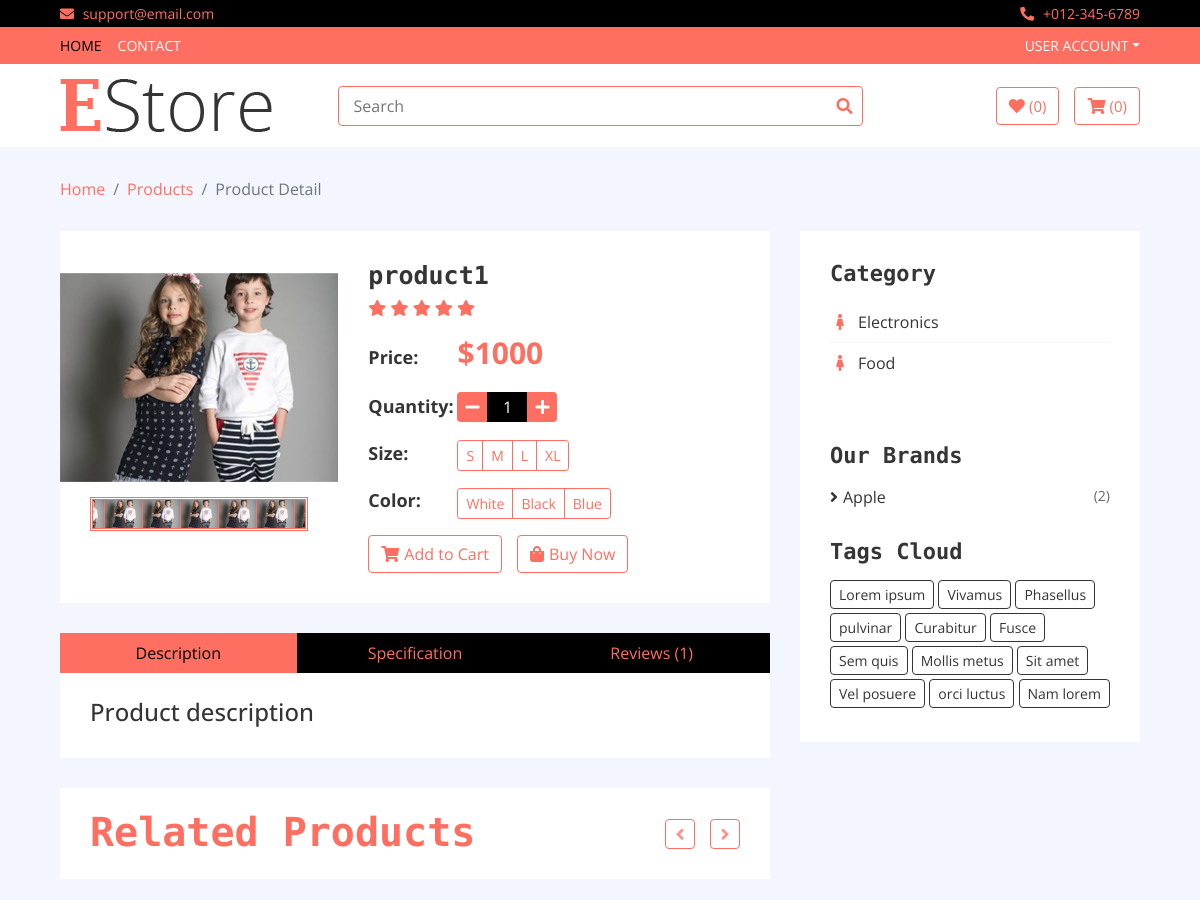
The page /detail/product1 (upper part) on the database as committed earlier.
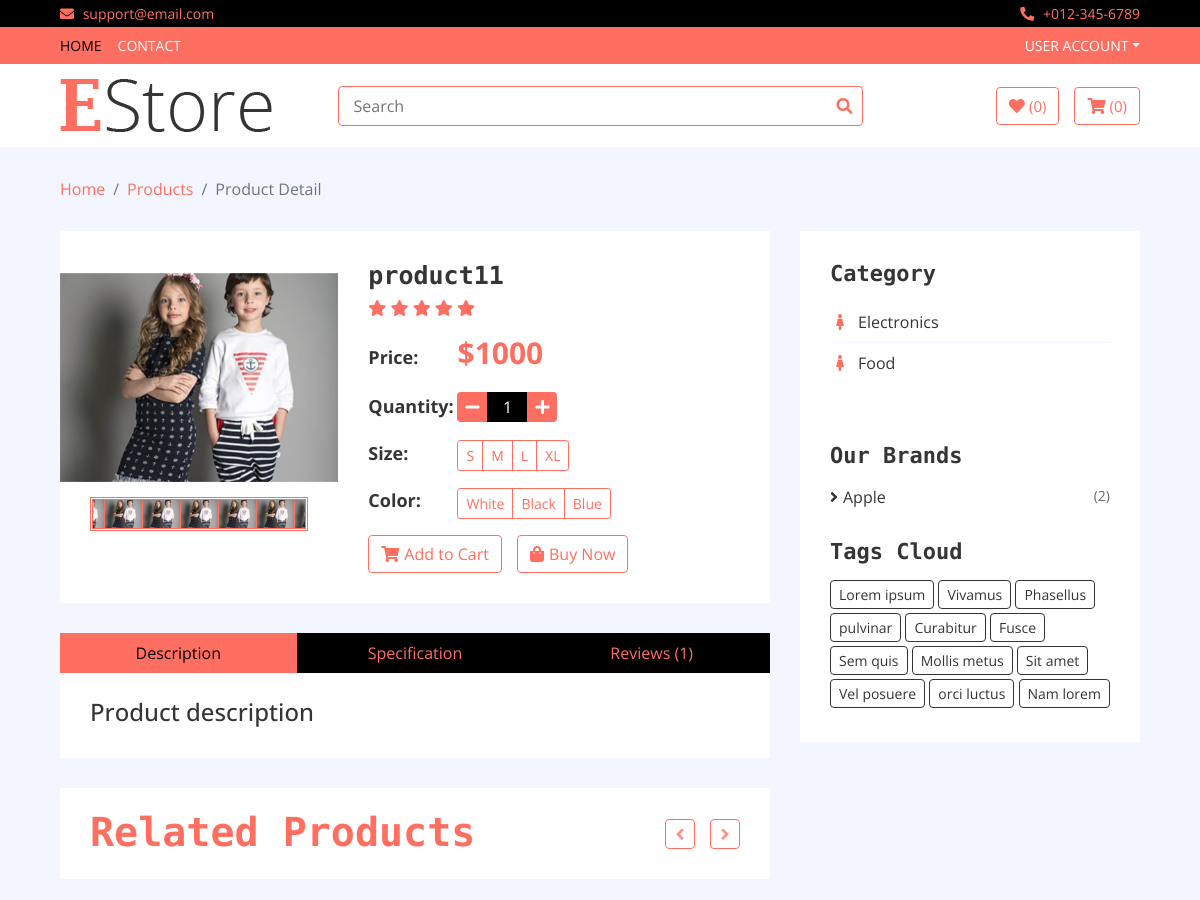
The same page on the database as committed later.
### home/models.py (models this page shows, shortened)
class Product(models.Model):
	name = models.CharField(max_length = 400)
	slug = models.CharField(max_length = 500)
	image = models.ImageField(upload_to = 'media')
	price = models.IntegerField()
	discounted_price = models.IntegerField(default =0)
	category = models.ForeignKey(Category,on_delete= models.CASCADE)
	subcategory = models.ForeignKey(SubCategory,on_delete = models.CASCADE)
	brand = models.ForeignKey(Brand,on_delete = models.CASCADE,blank = True)
	stock = models.CharField(choices = STOCK,max_length = 20)
	labels = models.CharField(choices = LABELS,blank = True,max_length = 20)
	description = RichTextField(blank = True)
	specification = RichTextField(blank = True)

### home/views.py (the view)
# urls.py: path('detail/<slug>', DetailView.as_view(), name='detail'),
class DetailView(Base):
	def get(self,request,slug):
		self.context
		self.context['sales'] = Product.objects.filter(labels = 'sale')
		self.context['products'] = Product.objects.filter(slug = slug)
		ids = Product.objects.get(slug =slug).subcategory_id
		self.context['subcat_products'] = Product.objects.filter(subcategory_id = ids)
		self.context['review_product'] = ProductReview.objects.filter(slug = slug)
		return render(request,'product-detail.html',self.context)

### templates/product-detail.html (shortened to what the changed rows need)
{% extends 'base.html' %}
{% load static %}
{% block content %}
        <div class="product-detail">
            <div class="container-fluid">
                <div class="row">
                    {% for product in products %}
                    <div class="col-lg-8">
                        <div class="product-detail-top">
                            <div class="row align-items-center">
                                <div class="col-md-5">
                                    <div class="product-slider-single normal-slider">
                                        <img src="{{product.image.url}}" alt="Product Image">
                                    </div>
                                    <div class="product-slider-single-nav normal-slider">
                                        <div class="slider-nav-img"><img src="{{product.image.url}}" alt="Product Image"></div>
                                        <div class="slider-nav-img"><img src="{{product.image.url}}" alt="Product Image"></div>
                                        <div class="slider-nav-img"><img src="{{product.image.url}}" alt="Product Image"></div>
                                        <div class="slider-nav-img"><img src="{{product.image.url}}" alt="Product Image"></div>
                                        <div class="slider-nav-img"><img src="{{product.image.url}}" alt="Product Image"></div>
                                        <div class="slider-nav-img"><img src="{{product.image.url}}" alt="Product Image"></div>
                                    </div>
                                </div>
                                <div class="col-md-7">
                                    <div class="product-content">
                                        <div class="title"><h2>{{product.name}}</h2></div>
                                        <div class="ratting">
                                            <i class="fa fa-star"></i>
                                            <i class="fa fa-star"></i>
                                            <i class="fa fa-star"></i>
                                            <i class="fa fa-star"></i>
                                            <i class="fa fa-star"></i>
                                        </div>
                                        <div class="price">
                                            <h4>Price:</h4>
                                            {% if product.discounted_price > 0 %}
                                            <p>${{product.discounted_price}} <span>${{product.price}}</span></p>
                                            {% else %}
                                            <p>${{product.price}}</p>
                                            {% endif %}
                                        </div>
                                        <div class="quantity">
                                            <h4>Quantity:</h4>
                                            <div class="qty">
                                                <button class="btn-minus"><i class="fa fa-minus"></i></button>
                                                <input type="text" value="1">
                                                <button class="btn-plus"><i class="fa fa-plus"></i></button>
                                            </div>
                                        </div>
                                        <div class="p-size">
                                            <h4>Size:</h4>
                                            <div class="btn-group btn-group-sm">
                                                <button type="button" class="btn">S</button>
                                                <button type="button" class="btn">M</button>
                                                <button type="button" class="btn">L</button>
                                                <button type="button" class="btn">XL</button>
                                            </div>
                                        </div>
                                        <div class="p-color">
                                            <h4>Color:</h4>
                                            <div class="btn-group btn-group-sm">
                                                <button type="button" class="btn">White</button>
                                                <button type="button" class="btn">Black</button>
                                                <button type="button" class="btn">Blue</button>
                                            </div>
                                        </div>
                                        <div class="action">
                                            <a class="btn" href="#"><i class="fa fa-shopping-cart"></i>Add to Cart</a>
                                            <a class="btn" href="#"><i class="fa fa-shopping-bag"></i>Buy Now</a>
                                        </div>
                                    </div>
                                </div>
                            </div>
                        </div>
                        <div class="row product-detail-bottom">
                            <div class="col-lg-12">
                                <ul class="nav nav-pills nav-justified">
                                    <li class="nav-item">
                                        <a class="nav-link active" data-toggle="pill" href="#description">Description</a>
                                    </li>
                                    <li class="nav-item">
                                        <a class="nav-link" data-toggle="pill" href="#specification">Specification</a>
                                    </li>
                                    <li class="nav-item">
                                        <a class="nav-link" data-toggle="pill" href="#reviews">Reviews (1)</a>
                                    </li>
                                </ul>
                                <div class="tab-content">
                                    <div id="description" class="container tab-pane active">
                                        <h4>Product description</h4>
                                    </div>
                                </div>
                            </div>
                        </div>
                        <div class="product">
                            <div class="section-header">
                                <h1>Related Products</h1>
                            </div>
                        </div>
                    </div>
                    {% endfor %}
                    <div class="col-lg-4 sidebar">
                        <div class="sidebar-widget category">
                            <h2 class="title">Category</h2>
                        </div>
                        <div class="sidebar-widget brands">
                            <h2 class="title">Our Brands</h2>
                        </div>
                        <div class="sidebar-widget tag">
                            <h2 class="title">Tags Cloud</h2>
                        </div>
                    </div>
                </div>
            </div>
        </div>
        {% endblock %}

Rows that differ between the two databases and show on the page:
changed Product: name "product1" → "product11"
